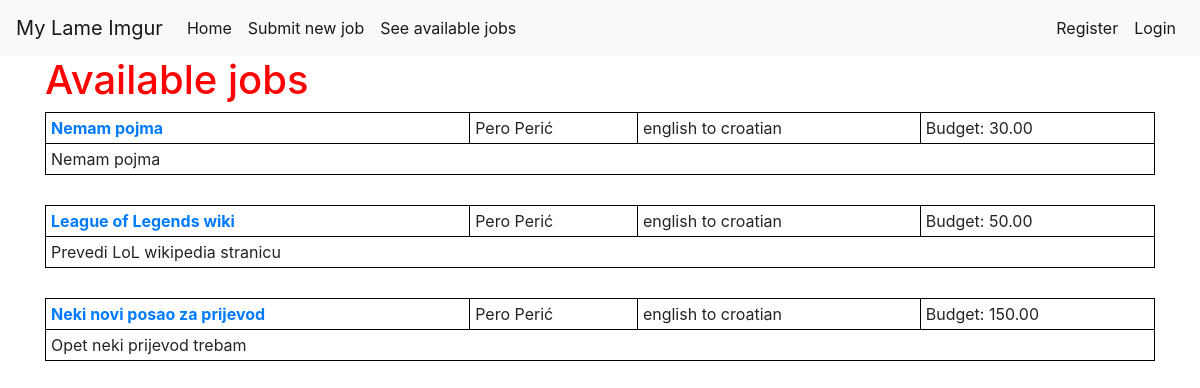
The page /app/jobs on the database as committed earlier.
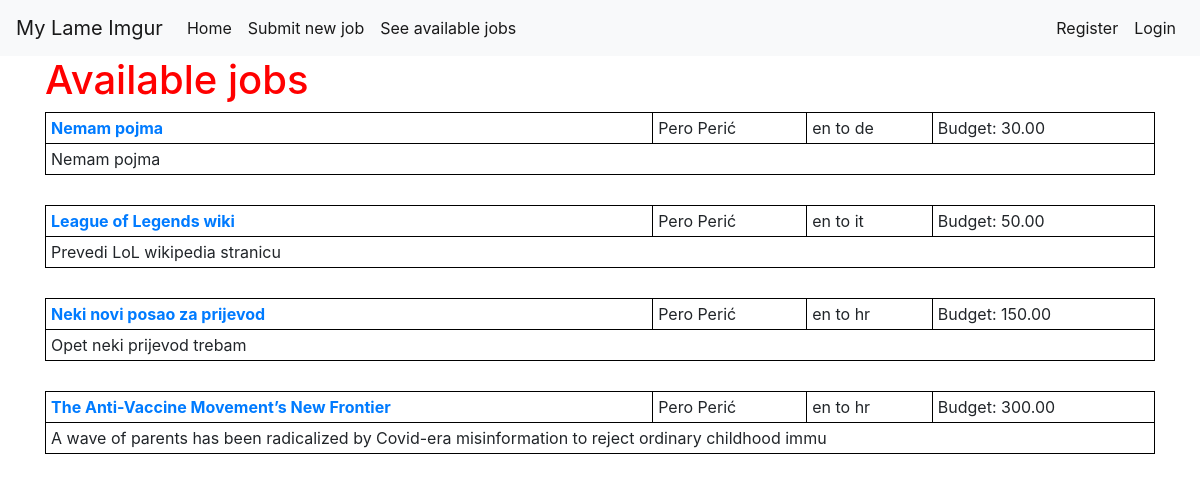
The same page on the database as committed later.
### app/models.py (models this page shows, shortened)
class Job(models.Model):
    class Status(models.TextChoices):
        AVAILABLE = 'available', "Available"
        ASSIGNED = 'assigned', "Assigned"
        IN_PROGRESS = 'in_progress', "In Progress"
        COMPLETED = 'completed', "Completed"
    class Field(models.TextChoices):
        ART = 'art', "Art"
        BUS = 'business', "Business"
        COMP = 'computers', "Computers"
        EDU = 'education', "Education"
        ENG = 'engineering', "Engineering"
        FIN = 'finance', "Finance"
        LAW = 'law', "Law"
        LIT = 'literature', "Literature"
        MED = 'medicine', "Medicine"
        SCI = 'science', "Science"
        SOC = 'social_sciences', "Social Sciences"
        TECH = 'technology', "Technology"
    class Language(models.TextChoices):
        ENG = 'en', "English"
        SPA = 'spa', "Spanish"
        FRE = 'fr', "French"
        GER = 'de', "German"
        ITA = 'it', "Italian"
        JPN = 'ja', "Japanese"
        CRO = 'hr', "Croatian"
    user = models.ForeignKey(User, on_delete=models.CASCADE)
    title = models.CharField(max_length=100)
    description = models.CharField(max_length=100)
    source_lang = models.CharField(
            max_length=3,
            choices=Language.choices,
            default=Language.ENG,
    )
    target_lang = models.CharField(
            max_length=3,
            choices=Language.choices,
            default=Language.CRO,
    )
    field = models.CharField(
            max_length=100,
            choices=Field.choices,
            default=Field.ENG,
    )
    budget = models.DecimalField(max_digits=8, decimal_places=2)
    text = models.TextField()
    status = models.CharField(
            max_length=100,
            choices=Status.choices,
            default=Status.AVAILABLE,
    )
    translation = models.TextField(blank=True, null=True)
    def owner(self):
        return self.user.account

class Account(models.Model):
    user = models.OneToOneField(User, on_delete=models.CASCADE)
    name = models.CharField(max_length=100)
    balance = models.DecimalField(max_digits=8, decimal_places=2, default=0)
    translator = models.BooleanField()

### app/views.py (the view)
# urls.py: path('jobs', views.jobs_index, name="jobs"),
def jobs_index(request):
    jobs = Job.objects.filter(status='available')
    context = {
        'jobs': jobs,
    }
    return render(request, 'app/jobs_index.html', context)

### app/templates/app/jobs_index.html (shortened to what this page needs)
{% extends 'app/base.html' %}
{% block content %}
<h1>Available jobs</h1>
<table class="jobs">
{% for job in jobs %}
    <tr>
      <td>
        <strong>
          <a href="{% url 'app:job_detail' job.id %}">{{ job.title }}</a>
        </strong>
      </td>
      <td>{{ job.owner.name }}</td>
      <td>{{ job.source_lang }} to {{ job.target_lang }} </td>
      <td>Budget: {{ job.budget }}</td>
    </tr>
    <tr>
      <td colspan="4">
        {{ job.description }}
      </td>
    </tr>
    <tr>
      <td colspan="4" style="border: none;">
      </td>
    </tr>
{% empty %}
  <tr>
    <td colspan="4"> No available jobs at this moment</td>
  </tr>
{% endfor %}
</table>
{% endblock content %}

### app/templates/app/base.html (shortened to what this page needs)
{% load static %}
<html>
  <head>
    <link rel="stylesheet" href="https://stackpath.bootstrapcdn.com/bootstrap/4.5.2/css/bootstrap.min.css">
    <link rel="stylesheet" href="{% static 'app/css/app.css' %}">
  </head>
  <body>
    <div class="page-header">
      <nav class="navbar navbar-expand-lg navbar-light bg-light">
        <a class="navbar-brand" href="/">My Lame Imgur</a>
        <div class="collapse navbar-collapse" id="navbarSupportedContent">
          <ul class="navbar-nav mr-auto">
            <li class="nav-item active">
              <a class="nav-link" href="/">Home</a>
            </li>
            <li class="nav-item active">
              <a class="nav-link" href="{% url 'app:new_job'  %}">Submit new job</a>
            </li>
            <li class="nav-item active">
              <a class="nav-link" href="{% url 'app:jobs' %}">See available jobs</a>
            </li>
          </ul>
          <ul class="navbar-nav ml-auto">
            {% if user.is_authenticated %}
              <li class="nav-item active">
                <a class="nav-link" href="{% url 'accounts:profile' user.id %}">My profile</a>
              </li>
              <li class="nav-item active">
                <a class="nav-link" href="{% url 'accounts:dashboard' %}">{{ user.account.name }}</a>
              </li>
              <li class="nav-item active">
                <a class="nav-link" href="{% url 'logout' %}">Logout</a>
              </li>
            {% else %}
              <li class="nav-item active">
                <a class="nav-link" href="{% url 'accounts:register' %}">Register</a>
              </li>
              <li class="nav-item active">
                <a class="nav-link" href="{% url 'login' %}">Login</a>
              </li>
            {% endif %}
          </ul>
        </div>
      </nav>
    </div>
    <div class="content container">
      <div class="row">
        <div class="col-md-12">
          {% block content %}
          {% endblock %}
        </div>
      </div>
    </div>
  </body>
</html>

### app/static/app/css/app.css (style rules this page uses)
.content h1 { color: red; }
table.jobs { width: 100%; }
table.jobs td { padding: 5px; border: 1px solid black; }

Rows that differ between the two databases and show on the page:
changed Job "Nemam pojma": source_lang "english" → "en"; target_lang "croatian" → "de"
changed Job "League of Legends wiki": source_lang "english" → "en"; target_lang "croatian" → "it"
changed Job "Neki novi posao za prijevod": source_lang "english" → "en"; target_lang "croatian" → "hr"
added Job: title "The Anti-Vaccine Movement’s New Frontier", owner.name "Pero Perić", source_lang "en", target_lang "hr", budget "300.00", description "A wave of parents has been radicalized by Covid-era misinformation to reject ordinary childhood immu"
